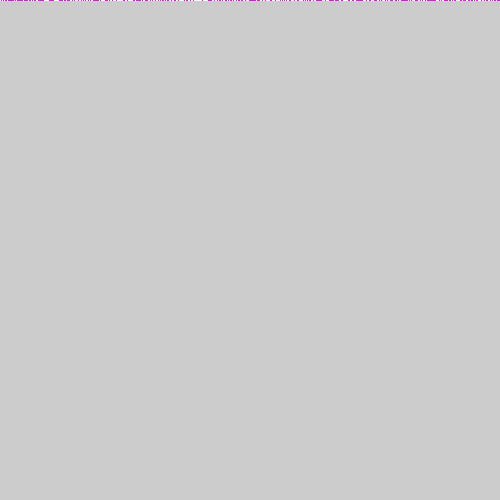
Frame 1 (no input)
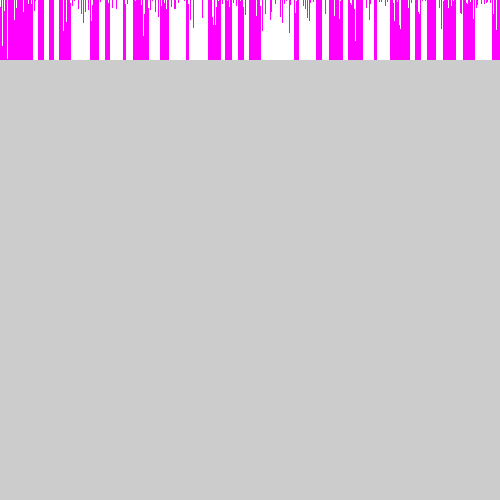
Frame 60 (the mouse pressed at the canvas centre just before this capture)
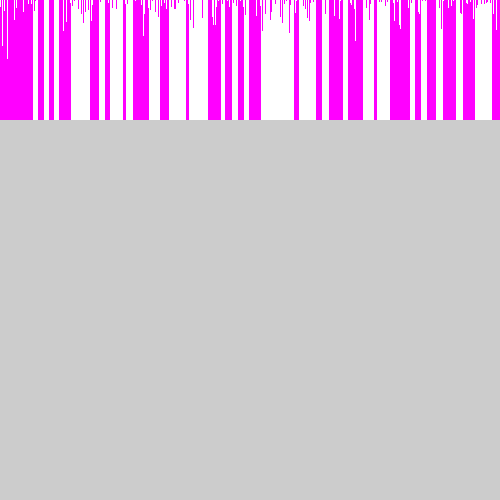
Frame 120 (the mouse held since frame 60 and released just before this capture)

The Processing sketch that drew these frames (run headless with seeded random() and noise(); from frame 60 on, the mouse is pressed at the canvas centre):

// Processing sketch: asynchronic1DsocialImpFar
// ── asynchronic1DsocialImpFar.pde
///  "Voter model 2." <=> "4 Neighbors Social Impact": 
///  One-dimensional, asynchronous cellular automaton
//-///////////////////////////////////////////////////

final int WorldSize=500; // How many cells do we want?
final int MCD=10;        // Monte Carlo step divider.
final int FR=100;        // Expected speed of the simulation.

int[] World=new int[WorldSize]; // We create an array of the "world".

void densityInit(float Dens)
{
  for(int i=0;i<WorldSize;i++)
  {
    if(random(1.0)<Dens) World[i]=1;
    else World[i]=0;
  }
}

void setup()
{
  size(500,500);  // The window is more vertical than horizontal.
  frameRate(FR);  // Expected speed of the simulation.
  noSmooth();     // Antialiasing is unnecessary for cellular automata.
  // Initialisation:
  densityInit(0.5);
}

void Visualisation3()
{
  for(int i=0;i<WorldSize;i++)
  {                               
    if(World[i]>0) stroke(255,0,255); // Non-zero cells are magenta.
    else           stroke(255);       // Zero cells are white.
    point(i,t); // State of the 'i' cell of the automaton at time 't'.
  }
}

void Visualisation2()
{
  for(int i=0;i<WorldSize;i++)
  {                               
    if(World[i]>0) stroke(0,255,128); // Non-zero cells are green.
    else           stroke(0);         // Zero cells are black.
    line(i,t,i,height); // State of the 'i' cell of the automaton at time 't'.
  }
}

int t=0;    // Global time counter, i.e. steps/generations/years.
void draw() // modifies global t
{
  if(t>height)  // Is it off screen?
    return; // We use "emergency exit" because there is nothing to draw.
 
  Visualisation3();
  
  // Monte Carlo or part of Monte Carlo step.
  int N=WorldSize/MCD; 
  for(int j=0;j<N;j++)
  {
     int i=int(random(WorldSize));
     
     // Calculation of neighbors' indices taking into account the "boundary conditions". 
     int right = (i+1) % WorldSize;
     int farr  = (i+2) % WorldSize;
     int left  = (WorldSize+i-1) % WorldSize;
     int farl  = (WorldSize+i-2) % WorldSize;
     int cou0  = 0; // counter of 0 state neighbors.
     int cou1  = 0; // counter of 1 state neighbors.
     
     if(World[left]==0)  // Is the left neighbor not zero?
       cou0++;else cou1++; 
     
     if(World[right]==0) cou0++; // Is the right neighbor not zero?
     else cou1++;
      
     if(World[farl]==0)  // Is the far left neighbor not zero?
       cou0++;
     else cou1++;       
       
     if(World[farr]==0)  // Is the far right neighbor not zero?
       cou0++;
     else cou1++;
       
     if(World[i]==0)  // What about me?
       cou0++;
     else cou1++;
     
     // The rule of this automaton - you assume a state. 
     // more common in your environment.
     if(cou0>cou1)
       World[i]=0;
     else  //  cou0 == cou1 ? WHEN?
       World[i]=1;
  }
  t++; // The next generation/step/year.
}

 
/// @date 2026-10-07 ( → https://github.com/borkowsk/bookProcessingEN)
